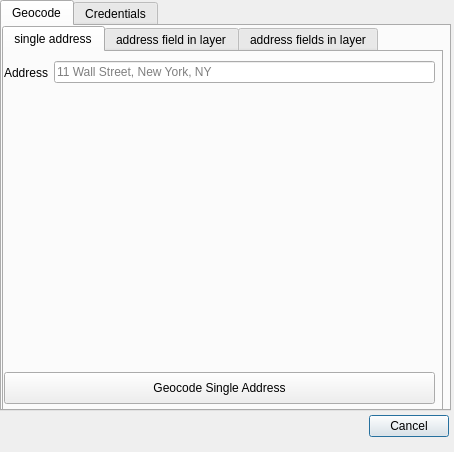
<?xml version="1.0" encoding="UTF-8"?>
<ui version="4.0">
 <class>HEREqgisDialogBase</class>
 <widget class="QDialog" name="HEREqgisDialogBase">
  <property name="geometry">
   <rect>
    <x>0</x>
    <y>0</y>
    <width>454</width>
    <height>452</height>
   </rect>
  </property>
  <property name="windowTitle">
   <string>HEREqgis</string>
  </property>
  <widget class="QDialogButtonBox" name="button_box">
   <property name="geometry">
    <rect>
     <x>340</x>
     <y>410</y>
     <width>109</width>
     <height>32</height>
    </rect>
   </property>
   <property name="orientation">
    <enum>Qt::Horizontal</enum>
   </property>
   <property name="standardButtons">
    <set>QDialogButtonBox::Cancel</set>
   </property>
  </widget>
  <widget class="QTabWidget" name="tabWidget">
   <property name="enabled">
    <bool>true</bool>
   </property>
   <property name="geometry">
    <rect>
     <x>0</x>
     <y>0</y>
     <width>451</width>
     <height>411</height>
    </rect>
   </property>
   <property name="currentIndex">
    <number>0</number>
   </property>
   <widget class="QWidget" name="tab">
    <attribute name="title">
     <string>Geocode</string>
    </attribute>
    <widget class="QTabWidget" name="tabWidget_2">
     <property name="geometry">
      <rect>
       <x>0</x>
       <y>0</y>
       <width>441</width>
       <height>391</height>
      </rect>
     </property>
     <property name="currentIndex">
      <number>0</number>
     </property>
     <widget class="QWidget" name="tab_3">
      <attribute name="title">
       <string>single address</string>
      </attribute>
      <widget class="QWidget" name="horizontalLayoutWidget">
       <property name="geometry">
        <rect>
         <x>0</x>
         <y>0</y>
         <width>431</width>
         <height>41</height>
        </rect>
       </property>
       <layout class="QHBoxLayout" name="horizontalLayout">
        <item>
         <widget class="QLabel" name="addressLab">
          <property name="enabled">
           <bool>true</bool>
          </property>
          <property name="text">
           <string>Address</string>
          </property>
         </widget>
        </item>
        <item>
         <widget class="QLineEdit" name="AddressInput">
          <property name="placeholderText">
           <string>11 Wall Street, New York, NY</string>
          </property>
         </widget>
        </item>
       </layout>
      </widget>
      <widget class="QPushButton" name="geocodeAddressButton">
       <property name="geometry">
        <rect>
         <x>0</x>
         <y>320</y>
         <width>431</width>
         <height>32</height>
        </rect>
       </property>
       <property name="text">
        <string>Geocode Single Address</string>
       </property>
      </widget>
     </widget>
     <widget class="QWidget" name="tab_4">
      <attribute name="title">
       <string>address field in layer</string>
      </attribute>
      <widget class="QWidget" name="gridLayoutWidget_3">
       <property name="geometry">
        <rect>
         <x>0</x>
         <y>0</y>
         <width>431</width>
         <height>71</height>
        </rect>
       </property>
       <layout class="QGridLayout" name="gridLayout_4">
        <item row="0" column="0">
         <widget class="QLabel" name="layerLab">
          <property name="enabled">
           <bool>true</bool>
          </property>
          <property name="text">
           <string>Layer</string>
          </property>
         </widget>
        </item>
        <item row="0" column="1">
         <widget class="QComboBox" name="LayerSelect"/>
        </item>
        <item row="1" column="1">
         <widget class="QComboBox" name="AddressField"/>
        </item>
        <item row="1" column="0">
         <widget class="QLabel" name="layerLab_2">
          <property name="enabled">
           <bool>true</bool>
          </property>
          <property name="text">
           <string>Address Field</string>
          </property>
         </widget>
        </item>
       </layout>
      </widget>
      <widget class="QPushButton" name="batchGeocodeFieldButton">
       <property name="geometry">
        <rect>
         <x>0</x>
         <y>320</y>
         <width>431</width>
         <height>32</height>
        </rect>
       </property>
       <property name="text">
        <string>Geocode Multiple Addresses</string>
       </property>
      </widget>
     </widget>
     <widget class="QWidget" name="tab_5">
      <attribute name="title">
       <string>address fields in layer</string>
      </attribute>
      <widget class="QWidget" name="gridLayoutWidget_4">
       <property name="geometry">
        <rect>
         <x>0</x>
         <y>0</y>
         <width>431</width>
         <height>291</height>
        </rect>
       </property>
       <layout class="QGridLayout" name="gridLayout_5">
        <item row="2" column="0">
         <widget class="QLabel" name="label_5">
          <property name="text">
           <string>State</string>
          </property>
         </widget>
        </item>
        <item row="0" column="0">
         <widget class="QLabel" name="layerLab_3">
          <property name="enabled">
           <bool>true</bool>
          </property>
          <property name="text">
           <string>Layer</string>
          </property>
         </widget>
        </item>
        <item row="1" column="0">
         <widget class="QLabel" name="label_4">
          <property name="text">
           <string>Country</string>
          </property>
         </widget>
        </item>
        <item row="0" column="1">
         <widget class="QComboBox" name="LayerSelect_2"/>
        </item>
        <item row="3" column="0">
         <widget class="QLabel" name="label_6">
          <property name="text">
           <string>County</string>
          </property>
         </widget>
        </item>
        <item row="7" column="0">
         <widget class="QLabel" name="label_9">
          <property name="text">
           <string>House number</string>
          </property>
         </widget>
        </item>
        <item row="5" column="0">
         <widget class="QLabel" name="label_7">
          <property name="text">
           <string>City</string>
          </property>
         </widget>
        </item>
        <item row="6" column="0">
         <widget class="QLabel" name="label_8">
          <property name="text">
           <string>Street</string>
          </property>
         </widget>
        </item>
        <item row="4" column="0">
         <widget class="QLabel" name="label_10">
          <property name="text">
           <string>Postal code</string>
          </property>
         </widget>
        </item>
        <item row="1" column="1">
         <widget class="QComboBox" name="comboBox"/>
        </item>
        <item row="2" column="1">
         <widget class="QComboBox" name="comboBox_2"/>
        </item>
        <item row="3" column="1">
         <widget class="QComboBox" name="comboBox_3"/>
        </item>
        <item row="4" column="1">
         <widget class="QComboBox" name="comboBox_4"/>
        </item>
        <item row="5" column="1">
         <widget class="QComboBox" name="comboBox_5"/>
        </item>
        <item row="6" column="1">
         <widget class="QComboBox" name="comboBox_6"/>
        </item>
        <item row="7" column="1">
         <widget class="QComboBox" name="comboBox_7"/>
        </item>
       </layout>
      </widget>
      <widget class="QPushButton" name="batchGeocodeFieldsButton">
       <property name="geometry">
        <rect>
         <x>0</x>
         <y>320</y>
         <width>431</width>
         <height>32</height>
        </rect>
       </property>
       <property name="text">
        <string>Geocode Multiple Addresses by fields</string>
       </property>
      </widget>
     </widget>
    </widget>
   </widget>
   <widget class="QWidget" name="tab_2">
    <attribute name="title">
     <string>Credentials</string>
    </attribute>
    <widget class="QWidget" name="gridLayoutWidget">
     <property name="geometry">
      <rect>
       <x>10</x>
       <y>0</y>
       <width>431</width>
       <height>81</height>
      </rect>
     </property>
     <layout class="QGridLayout" name="gridLayout">
      <item row="0" column="2">
       <widget class="QLineEdit" name="AppId">
        <property name="placeholderText">
         <string>6evN87VoDTiHtpLvEoLE</string>
        </property>
       </widget>
      </item>
      <item row="1" column="2">
       <widget class="QLineEdit" name="AppCode">
        <property name="placeholderText">
         <string>LgbkS8Sa66CKpqDxAmiyaw</string>
        </property>
       </widget>
      </item>
      <item row="1" column="0">
       <widget class="QLabel" name="label_2">
        <property name="text">
         <string>App Code</string>
        </property>
       </widget>
      </item>
      <item row="0" column="0">
       <widget class="QLabel" name="label">
        <property name="text">
         <string>App ID</string>
        </property>
       </widget>
      </item>
     </layout>
    </widget>
    <widget class="QPushButton" name="saveCreds">
     <property name="geometry">
      <rect>
       <x>10</x>
       <y>130</y>
       <width>161</width>
       <height>32</height>
      </rect>
     </property>
     <property name="text">
      <string>save credentials</string>
     </property>
    </widget>
    <widget class="QPushButton" name="getCreds">
     <property name="geometry">
      <rect>
       <x>10</x>
       <y>90</y>
       <width>161</width>
       <height>32</height>
      </rect>
     </property>
     <property name="text">
      <string>get Credentials</string>
     </property>
    </widget>
    <widget class="QPushButton" name="loadCreds">
     <property name="geometry">
      <rect>
       <x>10</x>
       <y>170</y>
       <width>161</width>
       <height>32</height>
      </rect>
     </property>
     <property name="text">
      <string>load credentials</string>
     </property>
    </widget>
    <widget class="QTextBrowser" name="credentialInteraction">
     <property name="enabled">
      <bool>false</bool>
     </property>
     <property name="geometry">
      <rect>
       <x>10</x>
       <y>220</y>
       <width>431</width>
       <height>141</height>
      </rect>
     </property>
    </widget>
   </widget>
  </widget>
 </widget>
 <resources/>
 <connections>
  <connection>
   <sender>button_box</sender>
   <signal>rejected()</signal>
   <receiver>HEREqgisDialogBase</receiver>
   <slot>reject()</slot>
   <hints>
    <hint type="sourcelabel">
     <x>20</x>
     <y>20</y>
    </hint>
    <hint type="destinationlabel">
     <x>20</x>
     <y>20</y>
    </hint>
   </hints>
  </connection>
  <connection>
   <sender>button_box</sender>
   <signal>accepted()</signal>
   <receiver>HEREqgisDialogBase</receiver>
   <slot>accept()</slot>
   <hints>
    <hint type="sourcelabel">
     <x>20</x>
     <y>20</y>
    </hint>
    <hint type="destinationlabel">
     <x>20</x>
     <y>20</y>
    </hint>
   </hints>
  </connection>
 </connections>
</ui>
